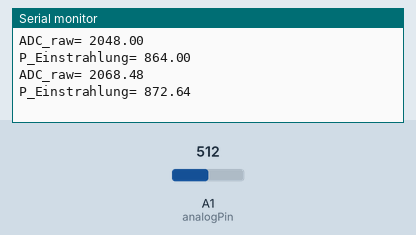
Simulated run of this sketch. Board: Arduino Zero (SAMD21). On the bench: the last lines printed to the serial monitor. The inputs (shaded band) are chosen by the test bench; at power-on: A1 (analogPin) = 512 (analog values on the 0–1023 scale).

Above: at 1.2 s.
1.3 s: A1 (analogPin) set to 716
At 2.6 s:
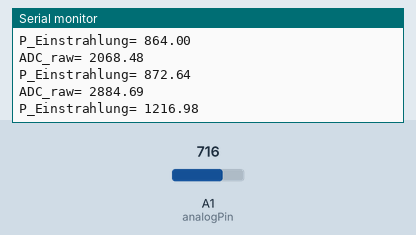
2.8 s: A1 (analogPin) set to 900
At 3.9 s:
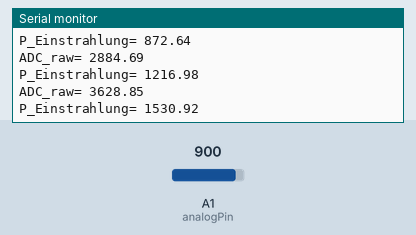
Timing chart, 0 to 5.8 s (numbered marks = the images above; inputs shaded):
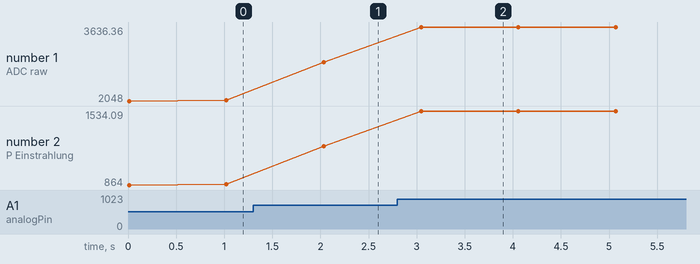

The sketch:

Spektron.ino
```cpp
/*
 * Autor: Philipp Husi
 * Zweck: Auslesung Einstrahlungssensor Spektron 300
 * Spannungsausgang= 3125mV= 3.125V
 * Einstrahlung zwischen 0 - 1500W
 * Auf nrf: 0 - 3.6V -> 4096 inkremente. Von Spektron kommt 0 - 3.125V -> 3555.5555556 inkremente
 */

//#define VREF
const int analogPin= A1;
float P; //Leistung Einstrahlung in W/m^2
float ink1= 0.4218749999999947265625; //1500/3555.5555556;// W/bit (3555.56bit= 3.125V/3.6V*4096bit; //inkrement spektron, 0 - 3.125V)
float Voltage;
int n= 100;
float ADC_raw;

void setup() {
Serial.begin(115200);
}

void loop() {
analogReference(AR_INTERNAL);
analogReadResolution(12); // Auflösung ist default auf 10bit, hier wird auf 12bit gewechselt
/*
ADC_raw= analogRead(analogPin);
Serial.print("ADC_raw= ");
Serial.println(ADC_raw);
P= ADC_raw * ink1;
Serial.print("P= ");
Serial.println(P);
*/

for (int i = 0; i < n; i++)
  {
    ADC_raw += analogRead(analogPin);   //read peak voltage
  }
ADC_raw= ADC_raw/n;
P = ADC_raw * ink1;

/*Serial.print("\nVREF= ");
Serial.print(AR_INTERNAL);
Serial.println("");*/
Serial.print("\nADC_raw= ");
Serial.print(ADC_raw);
Serial.print("\nP_Einstrahlung= ");
Serial.print(P);/*
Serial.print("\nADC= ");
Serial.print(analogRead(A0));
Serial.print("\nEinstrahlung= ");
Serial.print(analogRead(A0) * ink1);
Serial.print("\ninkrement= ");
Serial.print(ink1);*/
Serial.println("");
delay(1000);
}
```

Measured:
- after the input at 1.3 s, the serial monitor: prints a new line after 0.73 s (image 1)
- after the input at 2.8 s, the serial monitor: prints a new line after 0.25 s (image 2)
- plotted number 1: 2068.48 → 2884.69 after the input at 1.3 s, 2884.69 → 3636.36 after the input at 2.8 s
- plotted number 2: 872.64 → 1216.98 after the input at 1.3 s, 1216.98 → 1534.09 after the input at 2.8 s
